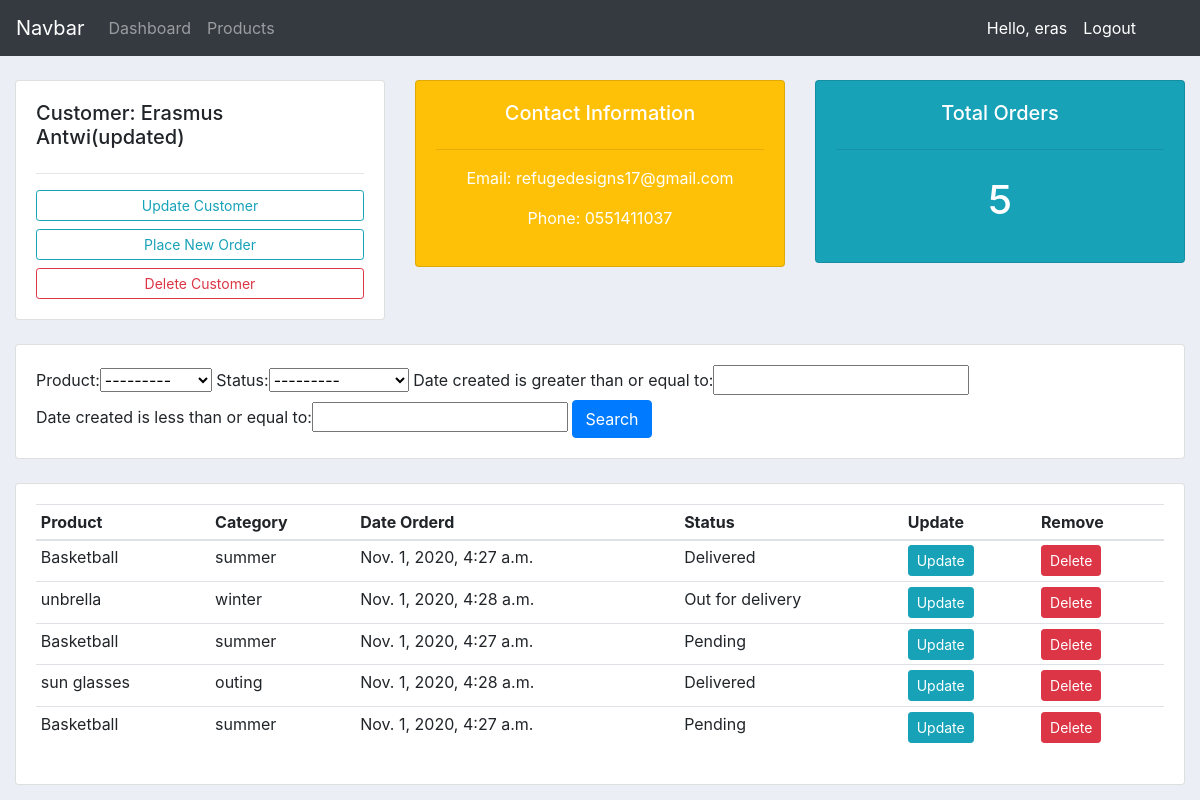
The page /view_customer/5/ (signed in) on the database its author committed.
### crmapp/models.py (models this page shows, shortened)
class Customer(models.Model):
    user    = models.OneToOneField(User, null=True, on_delete=models.CASCADE)
    name    = models.CharField(max_length=200, null=True)
    phone   = models.CharField(max_length=200, null=True)
    email   = models.EmailField(max_length=200, null=True)
    profile_pic = models.ImageField(default= "user-icon.jpg", null=True, blank=True)
    date_created    = models.DateTimeField(auto_now_add=True)

class Order(models.Model):
    options = (
        ('Pending', 'Pending'),
        ('Out for delivery', 'Out for delivery'),
        ('Delivered', 'Delivered'),
    )
    customer = models.ForeignKey(Customer, on_delete=models.CASCADE)
    product = models.ForeignKey(Product, on_delete=models.CASCADE)
    date_created = models.DateTimeField(auto_now_add=True)
    status = models.CharField(choices=options, null=True, max_length=200)
    class Meta:
        ordering = ['-date_created']

class Product(models.Model):
    name    = models.CharField(max_length=200)
    price   = models.FloatField()
    category = models.ForeignKey(Category, on_delete=models.PROTECT)
    description = models.TextField(blank=True, null=True)
    date_created = models.DateTimeField(auto_now_add=True)
    def __str__(self):
        return self.name

class Category(models.Model):
    name = models.CharField(max_length=200)
    def __str__(self):
        return self.name

### crmapp/decorators.py (the view)
        def wrapper_func(request, *args, **kwargs):
            group = None
            if request.user.groups.exists():
                group = request.user.groups.all()[0].name
            if group in allowed_roles:
                return view_func(request, *args, **kwargs)
            else:
                return HttpResponse('This page does not exist')

### crmapp/views.py (called while the page is built)
@login_required(login_url='login')
@allowed_users(allowed_roles=['admin'])
def customerDetailView(request, pk):
    customer = Customer.objects.get(id=pk)
    orders = customer.order_set.all()
    filters = OrderFilter(request.GET, queryset=orders)
    context = {
        'customer': customer,
        'orders': orders,
        'filters': filters
    }
    return render(request, 'crmapp/customer.html', context)

### crmapp/templates/crmapp/customer.html
{%  extends 'crmapp/main.html' %}
{% block content %}
	<br>
<div class="row">
	<div class="col-md">
		<div class="card card-body">
			<h5>Customer: {{customer.name}}</h5>
			<hr>
			<a class="btn btn-outline-info  btn-sm btn-block" href="{% url 'update_customer' customer.pk %}">Update Customer</a>
			<a class="btn btn-outline-info btn-sm btn-block" href="{% url 'create_order' customer.pk%}">Place New Order</a>
			<a class="btn btn-outline-danger  btn-sm btn-block" href="{% url 'delete_customer' customer.pk %}">Delete Customer</a>
		</div>
	</div>
	<div class="col-md">
		<div class="card card-body bg-warning text-center text-white">
			<h5>Contact Information</h5>
			<hr>
			<p>Email: {{customer.email}} </p>
			<p>Phone: {{customer.phone}}</p>
		</div>
	</div>
	<div class="col-md">
		<div class="card card-body bg-info">
			<h5 class="text-center text-white">Total Orders</h5>
			<hr>
			{% if orders %}
				{% with orders.count as total_orders %}
				<h1 style="text-align: center;padding: 10px" class="text-white">{{total_orders}}</h1>
				{% endwith %}
			{% else %}
			<h1 style="text-align: center;padding: 10px" class="text-white">N/A</h1>
			{% endif %}
		</div>
	</div>
</div>
<br>
<div class="row">
	<div class="col">
		<div class="card card-body">
			<form method="get">
				{{filters.form}}
		    <button class="btn btn-primary" type="submit">Search</button>
		  </form>
		</div>
	</div>
</div>
<br>
<div class="row">
	<div class="col-md">
		<div class="card card-body">
			<table class="table table-sm">
				<thead>
					<tr>
						<th>Product</th>
						<th>Category</th>
						<th>Date Orderd</th>
						<th>Status</th>
						<th>Update</th>
						<th>Remove</th>
					</tr>
				</thead>
				<tbody>
					{% for order in orders %}
					<tr>
					<td>{{order.product.name}}</td>
					<td>{{order.product.category}}</td>
					<td>{{order.product.date_created}}</td>
					<td>{{order.status}}</td>
					<td><a href="{% url 'update_order' order.id %}"><button class="btn btn-sm btn-info" type="submit">Update</button></a></td>
					<td><a href="{% url 'deleteorder_customer' order.id %}"><button class="btn btn-sm btn-danger" type="submit">Delete</button></a></td>
					</tr>
					{% endfor %}
				</tbody>
			</table>
		</div>
	</div>
</div>
{% endblock %}

### crmapp/templates/crmapp/navbar.html (shortened to what this page needs)
<nav class="navbar navbar-expand-lg navbar-dark bg-dark">
  <a class="navbar-brand" href="{% url 'home' %}">Navbar</a>
  <div class="collapse navbar-collapse" id="navbarNav">
    <ul class="navbar-nav">
      {% if request.user.is_staff %}
      <li class="nav-item">
        <a class="nav-link" href="#">Dashboard</a>
      </li>
      <li class="nav-item">
        <a class="nav-link" href="#">Products</a>
      </li>
      {% else %}
      <li class="nav-item">
        <a class="nav-link" href="{% url 'accounts_settings' %}">Settings</a>
      </li>
      {% endif %}
    </ul>
  </div>
  <span class="mr-3 text-white">Hello, {{request.user}}</span>
  <span class="mr-5"><a class="text-white" href="{% url 'logout' %}">Logout</a></span>
</nav>

### static/css/style.css (style rules this page uses)
body { background-color: #ebeff5; }

### rows shown on the page
Customer: name "Erasmus Antwi(updated)", email "refugedesigns17@gmail.com", phone "0551411037"
Order: product.name "Basketball", product.category "summer", product.date_created "Nov. 1, 2020, 4:27 a.m.", status "Delivered"
Order: product.name "unbrella", product.category "winter", product.date_created "Nov. 1, 2020, 4:28 a.m.", status "Out for delivery"
Order: product.name "Basketball", product.category "summer", product.date_created "Nov. 1, 2020, 4:27 a.m.", status "Pending"
Order: product.name "sun glasses", product.category "outing", product.date_created "Nov. 1, 2020, 4:28 a.m.", status "Delivered"
Order: product.name "Basketball", product.category "summer", product.date_created "Nov. 1, 2020, 4:27 a.m.", status "Pending"

### other values the page prints
{{ request.user }} "eras"
{{ total_orders }} "5"
